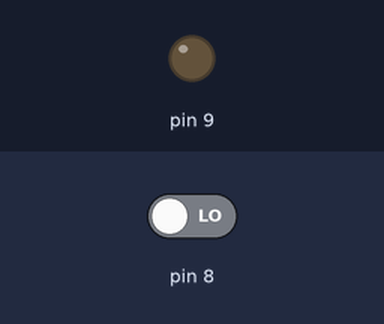
A sketch run on a simulated Arduino Uno, built with avr-gcc and run on an emulated ATmega328P. On the bench: output pins drawn as LEDs (lit = HIGH). The test bench sets the inputs (shaded band); at power-on: pin 8 LOW.

Above: at 1.2 s.
1.3 s: pin 8 driven HIGH
At 2.5 s:
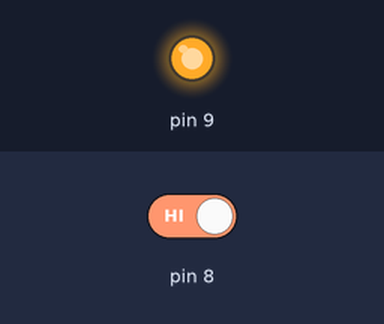
2.8 s: pin 8 driven LOW
At 3.8 s:
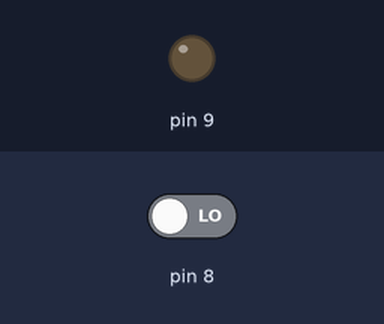
Timing chart, 0 to 5.8 s (numbered marks = the images above; inputs shaded):
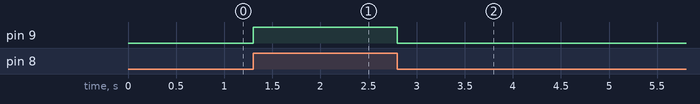

Measured:
- after the input at 1.3 s, pin 9: LOW → HIGH at once
- after the input at 2.8 s, pin 9: HIGH → LOW at once

The sketch:

Lab_Codes.ino
```cpp
void setup()
{
  pinMode(8,INPUT);
  pinMode(9,OUTPUT);
  }

void loop()
{

  if( digitalRead(8) == HIGH)
  {
	digitalWrite(9,HIGH);
  }

  else digitalWrite(9,LOW);

}
```
